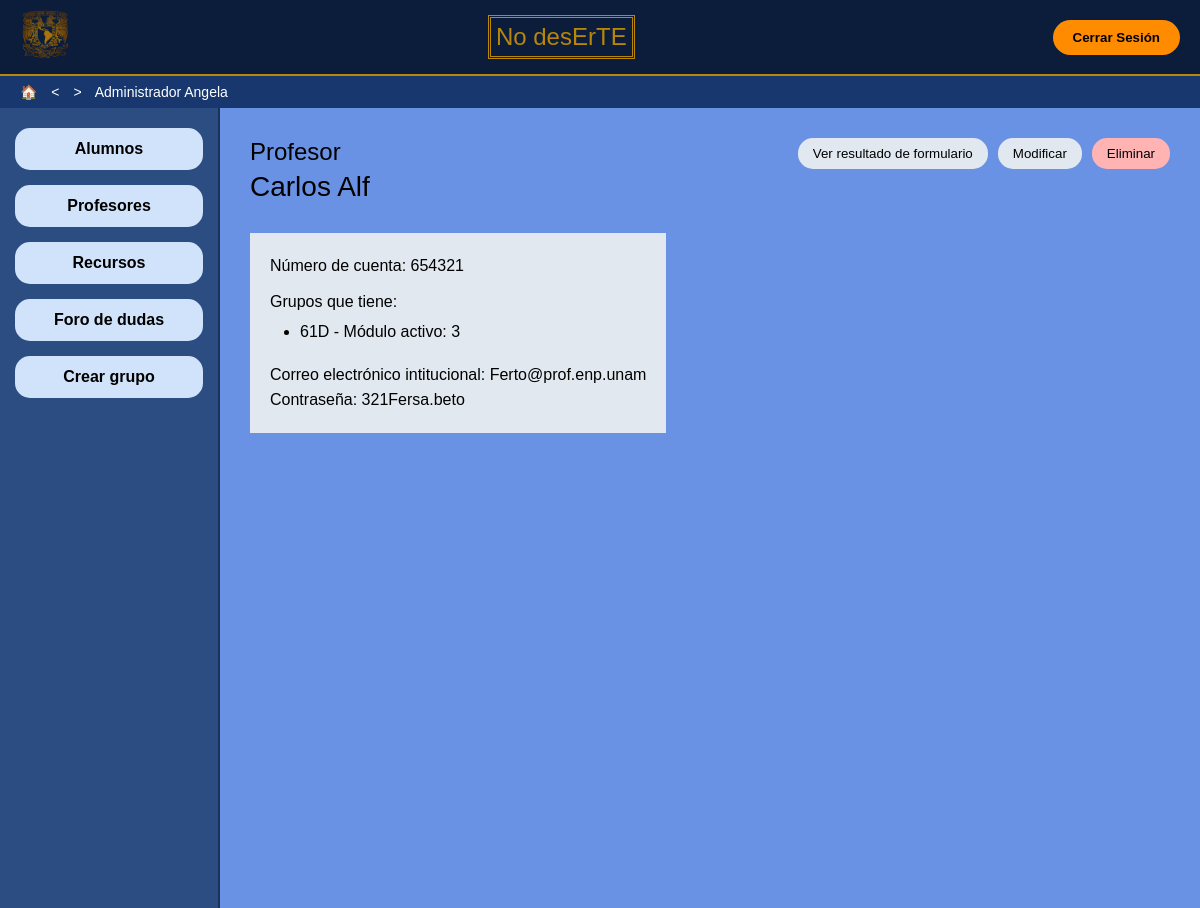
Screenshot of /Templates/admin/profesores.php?id=4 with the database file from the repository.
### tables this page shows
CREATE TABLE `profesor` (
  `id_profesor` int(11) NOT NULL AUTO_INCREMENT,
  `nombre_profesor` varchar(100) NOT NULL,
  `apell_pat_prof` varchar(30) DEFAULT NULL,
  `apell_mat_prof` varchar(30) DEFAULT NULL,
  `numero_trabajador` int(11) NOT NULL,
  `correo_institucional` varchar(100) DEFAULT NULL,
  `contraseña` varchar(260) DEFAULT NULL,
  PRIMARY KEY (`id_profesor`),
  UNIQUE KEY `numero_trabajador` (`numero_trabajador`)
);

CREATE TABLE `grupo` (
  `id_grupo` int(11) NOT NULL AUTO_INCREMENT,
  `nombre_grupo` char(3) NOT NULL,
  `id_profesor` int(11) NOT NULL,
  `modulo_activo` int(11) NOT NULL,
  PRIMARY KEY (`id_grupo`),
  UNIQUE KEY `nombre_grupo` (`nombre_grupo`),
  KEY `id_profesor` (`id_profesor`),
  KEY `modulo_activo` (`modulo_activo`),
  CONSTRAINT `grupo_ibfk_1` FOREIGN KEY (`id_profesor`) REFERENCES `profesor` (`id_profesor`),
  CONSTRAINT `grupo_ibfk_2` FOREIGN KEY (`modulo_activo`) REFERENCES `modulo` (`id_modulo`)
);

### Templates/admin/profesores.php (the view, shortened to what this page needs)
<?php
    include '../../config/config_db.php';
    $nombreProfesor = "Carlos Alf";
    $noctaProfesor = "122000045";
    $correoProfesor = "Ferto@prof.enp.unam";
    $contrasenaProfesor = "321Fersa.beto";
    $listaGrupos = array();
    if(isset($_GET['id'])){
        $id_profesor = $_GET['id'];
        $sql = "SELECT * FROM profesor WHERE id_profesor = $id_profesor";
        $resultado_query = mysqli_query($conexion, $sql);
        if($resultado_query && mysqli_num_rows($resultado_query) > 0){
            $fila = mysqli_fetch_assoc($resultado_query);
            $nombreProfesor = $fila['nombre_profesor'];
            $noctaProfesor = $fila['numero_trabajador'];
        }
        if(!empty($id_profesor)){
            $sql2 ="SELECT nombre_grupo, modulo_activo FROM grupo WHERE id_profesor = $id_profesor";
            $query2 = mysqli_query($conexion, $sql2);
            if($query2){
                while($fila2 = mysqli_fetch_assoc($query2)){
                    $grupito = array();
                    $grupito["nombre_grupo"] = $fila2["nombre_grupo"];
                    $grupito["modulo_activo"] = $fila2["modulo_activo"];
                    $listaGrupos[] = $grupito;
                }
            }
        }
    }
?>
<!DOCTYPE html>
<html lang="es">
<head>
    <link rel="stylesheet" href="../../Statics/Css/adminGraph.css">
</head>
<body>
    <?php include '../../utilities/navbar.php'; ?>
    <div class="main-layout">
        <?php include '../../utilities/sidebarAdmin.php'; ?>
<main class="content">
    <div class="header-perfil">
        <div class="titulos-perfil">
            <h1>Profesor</h1>
            <h2><?php echo htmlspecialchars($nombreProfesor); ?></h2>
        </div>
        <div class="acciones-perfil">
            <button class="btn-secundario">Ver resultado de formulario</button>
            <button class="btn-secundario">Modificar</button>
            <button class="btn-peligro">Eliminar</button>
        </div>
    </div>
    <div class="grid-informacion">
        <div class="tarjeta-datos tarjeta-profesor">
            <p>Número de cuenta: <?php echo htmlspecialchars($noctaProfesor); ?></p>
            <div class="grupos-profesor">
                <p>Grupos que tiene:</p>
                <ul>
                    <?php
                    if(!empty($listaGrupos)){
                        foreach($listaGrupos as $grupo){
                            echo "<li>" . htmlspecialchars($grupo["nombre_grupo"]) . " - Módulo activo: ". $grupo["modulo_activo"] ."</li>";
                        }
                    } else {
                        echo "<li>Sin grupos asignados</li>";
                    }
                    ?>
                </ul>
            </div>
            <p>Correo electrónico intitucional: <?php echo htmlspecialchars($correoProfesor); ?></p>
            <p>Contraseña: <?php echo htmlspecialchars($contrasenaProfesor); ?></p>
        </div>
        <div class="espacio-vacioxd"></div>
    </div>
</main>

### Statics/Css/adminGraph.css (style rules this page uses)
* { margin: 0; padding: 0; box-sizing: border-box; font-family: Arial, sans-serif; }
body { background-color: #6a96e3; display: flex; flex-direction: column; height: 100vh; }
.main-layout { display: flex; flex: 1; }
.content { flex: 1; padding: 30px; }
.header-perfil { display: flex; justify-content: space-between; align-items: flex-start; margin-bottom: 30px; }
.titulos-perfil h1 { font-weight: normal; font-size: 24px; margin-bottom: 5px; }
.titulos-perfil h2 { font-weight: normal; font-size: 28px; }
.acciones-perfil { display: flex; gap: 10px; }
.btn-secundario { background-color: #e2e8f0; border: none; padding: 8px 15px; border-radius: 15px; cursor: pointer; }
.btn-peligro { background-color: #ffb3b3; border: none; padding: 8px 15px; border-radius: 15px; cursor: pointer; color: black; }
.grid-informacion { display: flex; gap: 30px; margin-bottom: 40px; }
.tarjeta-datos { background-color: #e2e8f0; padding: 20px; flex: 2; line-height: 1.6; }
.tarjeta-profesor { max-width: 450px; flex: none; }
.grupos-profesor { margin: 10px 0; }
.grupos-profesor ul { list-style-type: disc; margin-left: 30px; padding: 5px 0; }
.grupos-profesor li { margin-bottom: 2px; }
.espacio-vacioxd { flex: 1; }
.content { background-color: #6a92e4; padding: 30px; min-height: 100vh; box-sizing: border-box; font-family: sans-serif; }

### rows the page displays
profesor: nombre_profesor "Carlos Alf", numero_trabajador "654321"
grupo: nombre_grupo "61D", modulo_activo "3"

### other values shown
$tipo_usu "Administrador"
$nombre_usu "Angela"
$correoProfesor "Ferto@prof.enp.unam"
$contrasenaProfesor "321Fersa.beto"
